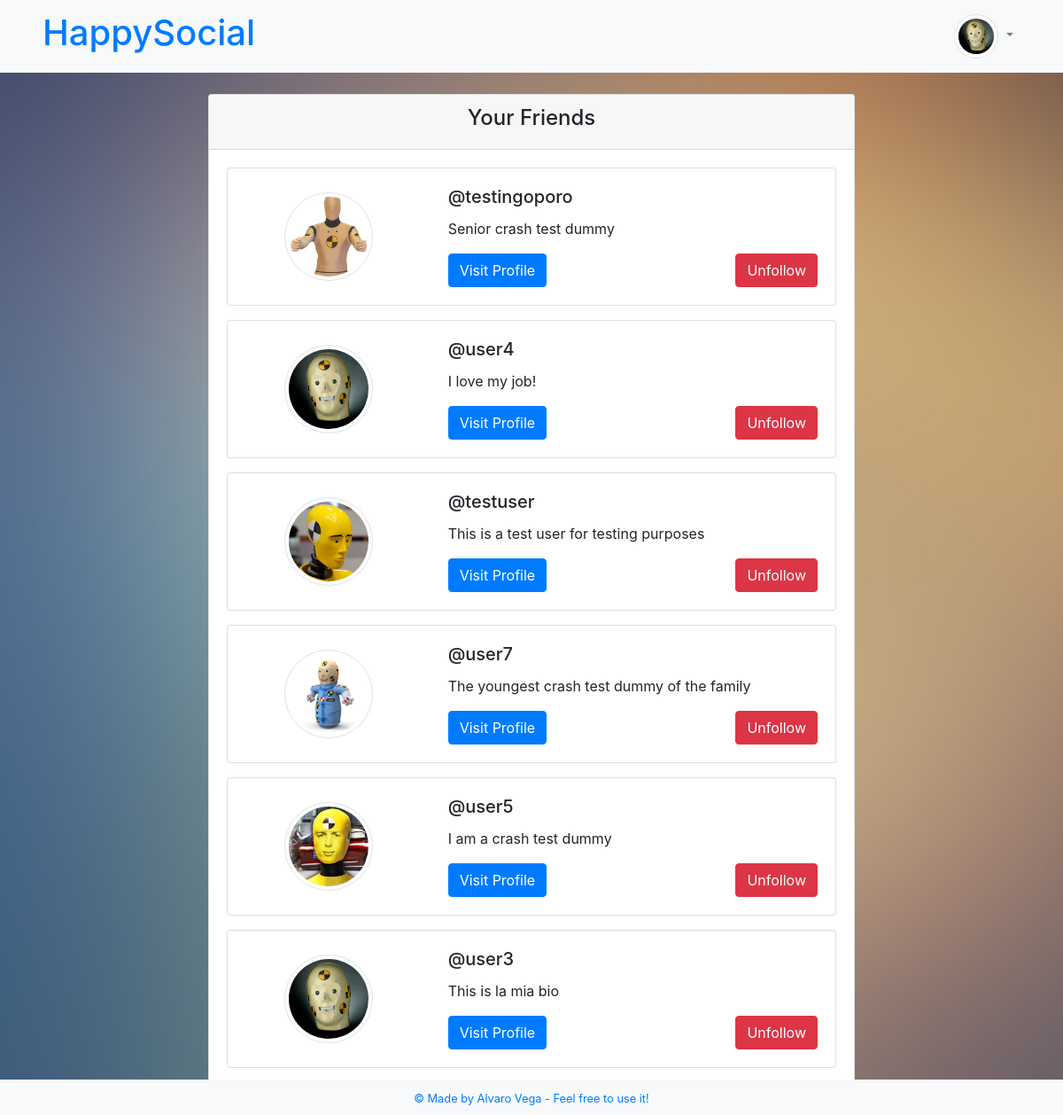
The app's page /friends (signed in) with its own data.
### coreApp/models.py (models this page shows, shortened)
class Profile(models.Model):
    user = models.ForeignKey(User, on_delete=models.CASCADE)
    id_user = models.IntegerField()
    bio = models.TextField(max_length=500, blank=True)
    profileimg = models.ImageField(
        upload_to="profile_images", default="blank-profile-picture.jpg"
    )
    location = models.CharField(max_length=80, blank=True)

### coreApp/views.py (the view)
# urls.py: path("friends", views.friends, name="friends"),
@login_required(login_url="signin")
def friends(request):
    if request.user.is_staff:
        return redirect("admin:index")
    user_object = User.objects.get(username=request.user.username)
    friends = FollowersCount.objects.filter(follower=user_object.username)
    friends_list = []
    username_profile_list = []
    visitor_object = User.objects.get(username=request.user.username)
    visitor_profile = Profile.objects.get(user=visitor_object)
    for friend in friends:
        friends_list.append(friend.user)
    for ids in friends_list:
        user = User.objects.get(username=ids)
        profile_lists = Profile.objects.get(user=user.id)
        username_profile_list.append(profile_lists)
    return render(
        request,
        "friends.html",
        {
            "friends_list": username_profile_list,
            "user_object": user_object,
            "visitor_profile": visitor_profile,
        },
    )

### templates/friends.html (shortened to what this page needs)
{% extends 'base.html' %}
  {% block header %}
    {% include 'header.html' with user_profile=visitor_profile %}
  {% endblock %}
  {% block content %}
<div class="container mt-4">
    <div class="row justify-content-center">
        <div class="col-md-8">
            <div class="card">
                <div class="card-header">
                    <h4 class="text-center">Your Friends</h4>
                </div>
                <div class="card-body">
                    {% if friends_list %}
                    {% for friend in friends_list %}
                    <div class="card mb-3">
                        <div class="row no-gutters">
                            <div class="col-md-4 d-flex justify-content-center align-items-center">
                                <img src="{{ friend.profileimg.url }}" class="card-img img-thumbnail rounded-circle" alt="Profile Picture">
                            </div>
                            <div class="col-md-8">
                                <div class="card-body">
                                    <h5 class="card-title">@{{ friend.user }}</h5>
                                    <p class="card-text">{{ friend.bio }}</p>
                                    <div class="d-flex justify-content-between align-items-center">
                                        <a href="/profile/{{ friend.user }}" class="btn btn-primary">Visit Profile</a>
                                        <form method="POST" action="/unfollow/{{ friend.user }}" style="margin:0;">
                                            <button class="btn btn-danger">Unfollow</button>
                                        </form>
                                    </div>
                                </div>
                            </div>
                        </div>
                    </div>
                    {% endfor %}
                    {% else %}
                    <p>You don't have any friends yet!</p>
                    {% endif %}
                </div>
            </div>
        </div>
    </div>
</div>
{% endblock %}

### templates/header.html (shortened to what this page needs)
{% load static %}
<nav class="navbar navbar-expand-lg navbar-light bg-light px-5">
  <a class="navbar-brand" href="/"><h1 class="text-primary">HappySocial</h1></a>
  {% if user_profile %}
  <div class="collapse navbar-collapse" id="navbarNavDropdown">
    <ul class="navbar-nav ml-auto">
      <li class="nav-item dropdown">
        <a class="nav-link dropdown-toggle" href="#" id="navbarDropdownMenuLink" role="button"
          data-toggle="dropdown" aria-haspopup="true" aria-expanded="false">
          <img src="{{ user_profile.profileimg.url }}" alt="User Profile" class="img-thumbnail my-profile rounded-circle" style="height:50px; width: 50px;">
        </a>
      </li>
    </ul>
  </div>
  {% endif %}
</nav>

### records on screen
Profile: profileimg (picture)
Profile: profileimg (picture), user "testingoporo", bio "Senior crash test dummy"
Profile: profileimg (picture), user "user4", bio "I love my job!"
Profile: profileimg (placeholder picture), user "testuser", bio "This is a test user for testing purposes"
Profile: profileimg (picture), user "user7", bio "The youngest crash test dummy of the family"
Profile: profileimg (placeholder picture), user "user5", bio "I am a crash test dummy"
Profile: profileimg (picture), user "user3", bio "This is la mia bio"
